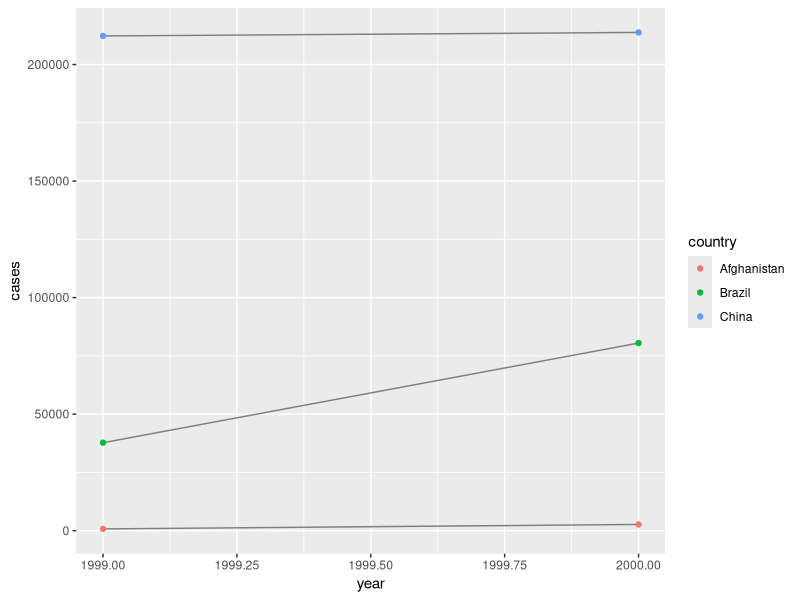
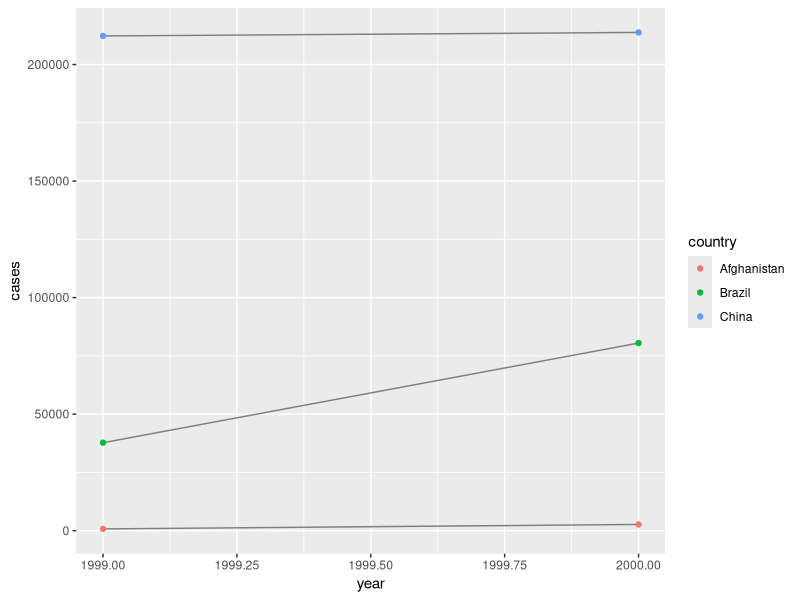
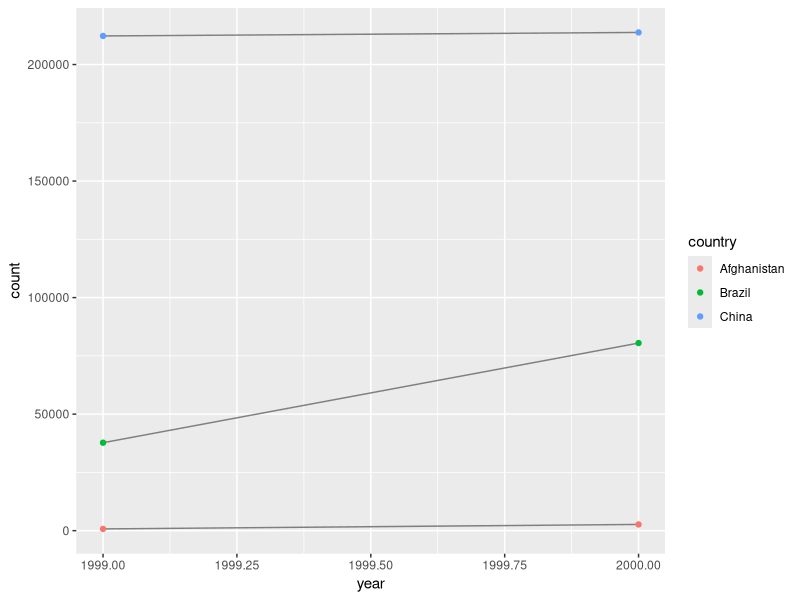

R code for these plots, in order:
## ---- chunk 1
library(tidyverse)
library(ggplot2)
## ---- chunk 2
table1
table2
table3
table4a
table4b

table1 %>% 
  mutate(rate = cases / population * 10000)
table1 %>% 
  count(year, wt = cases)

ggplot(table1, aes(year, cases)) + 
  geom_line(aes(group = country), colour = "grey50") + 
  geom_point(aes(colour = country))

## ---- chunk 3
#T2
T2cases <- table2 %>%
  group_by(country, year) %>%
   filter(type == "cases")
T2cases
T2population <- table2 %>%
  group_by(country, year) %>%
   filter(type == "population")
T2population

newT2 <- bind_cols(T2cases[, c(1:2,4)], T2population[, 4])
newT2
colnames(newT2)[3:4] <- c("cases", "population")
newT2

finalT2 <- newT2 %>%
  mutate(rates = cases / population * 10000)
finalT2

#T4
newT4 <- bind_cols(table4a, table4b[, 2:3])
newT4
colnames(newT4)[2:5] <- c("cases1999", "cases2000", "pop1999", "pop2000")
newT4

finalT4 <- newT4 %>%
  mutate( rate1999 = cases1999 / pop1999 * 10000,
          rate2000 = cases2000 / pop2000 * 10000)
finalT4


## ---- chunk 4
#T1
ggplot(table1, aes(year, cases)) + 
  geom_line(aes(group = country), colour = "grey50") + 
  geom_point(aes(colour = country))

#T2
T2cases <- table2 %>%
  group_by(country, year) %>%
   filter(type == "cases")
T2cases
ggplot(T2cases, aes(year, count)) + 
  geom_line(aes(group = country), colour = "grey50") + 
  geom_point(aes(colour = country))
